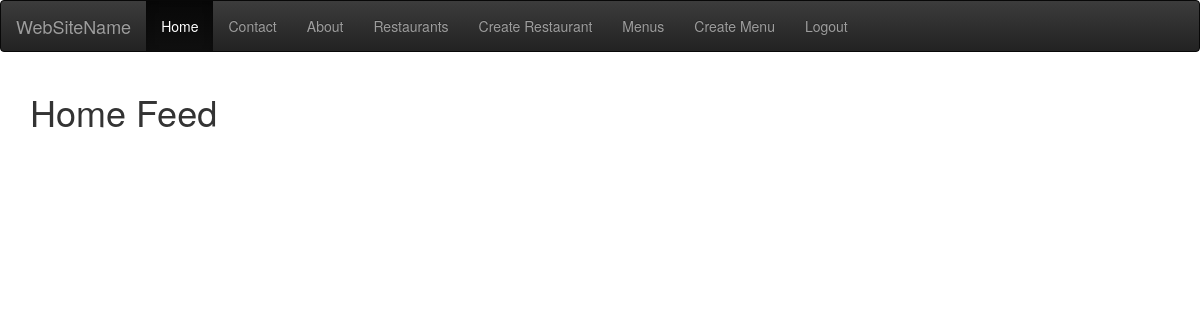
Page / (signed in) on the earlier database version.
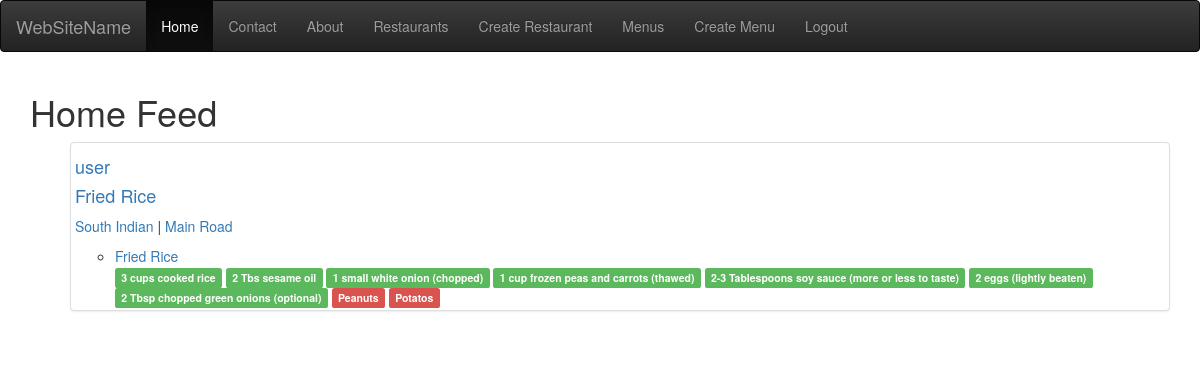
Same page on the later database version.
### menus/models.py (models this page shows, shortened)
class Item(models.Model):
    user = models.ForeignKey(settings.AUTH_USER_MODEL)
    restaurant = models.ForeignKey(RestaurantLocation)
    name = models.CharField(max_length=120)
    contents = models.TextField(help_text='separate each item by comma')
    excludes = models.TextField(blank=True, null=True, help_text='separate each item by comma')
    public = models.BooleanField(default=True)
    timestamp = models.DateTimeField(auto_now_add=True)
    updated = models.DateTimeField(auto_now=True)
    class Meta:
        ordering = ['-updated', '-timestamp']
    def get_contents(self):
        return self.contents.split(',')
    def get_excludes(self):
        return self.excludes.split(',')

### restaurants/models.py (models this page shows, shortened)
class RestaurantLocation(models.Model):
    owner = models.ForeignKey(User)
    name = models.CharField(max_length=120)
    location = models.CharField(max_length=120, null=True, blank=True)
    category = models.CharField(max_length=120, null=True, blank=True)
    timestamp = models.DateTimeField(auto_now_add=True)
    updated = models.DateTimeField(auto_now=True)
    slug = models.SlugField(null=True, blank=True)
    objects = RestaurantLocationManager()

### menus/views.py (the view)
# urls.py: url(r'^$', HomeView.as_view(), name='home'),
class HomeView(View):
    def get(self, request, *args, **kwargs):
        if not request.user.is_authenticated():
            return render(request, 'home.html', {})
        user = request.user
        is_following_user_ids = [follower.user.id for follower in user.is_following.all()]
        qs = Item.objects.filter(user__id__in=is_following_user_ids, public=True).order_by("-updated")[:3 ]
        return render(request, 'menus/home_feed.html', {'object_list': qs})

### menus/templates/menus/home_feed.html (shortened to what this page needs)
{% extends 'base.html' %}
{% block content %}
    <h1>Home Feed</h1>
    <ol>
        {% for object in object_list %}
            <div class="row">
                <div class="col-sm-12">
                    <div class="thumbnail">
                        <div class="h4"><a
                                href="{% url 'profiles:detail' username=object.user.username %}">{{ object.user.username }}</a>
                        </div>
                        <div class="h4"><a href="{%  url 'profiles:detail' username=object.user.username %}?q={{ object.name }}">{{ object.name }}</a></div>
                        <p><a href="{%  url 'profiles:detail' username=object.user.username %}?q={{ object.restaurant.category }}">{{ object.restaurant.category }}</a> | <a href="{%  url 'profiles:detail' username=object.user.username %}?q={{ object.restaurant.location }}">{{ object.restaurant.location }}</a></p>
                        <ul>
                            <li><a href="{%  url 'profiles:detail' username=object.user.username %}?q={{ object.name }}">{{ object.name }}</a></li>
                            {% for ing in object.get_contents %}
                                <a href="{%  url 'profiles:detail' username=object.user.username %}?q={{ ing }}"><span
                                        class="label label-success">{{ ing }}</span></a>
                            {% endfor %}
                            {% for ing in object.get_excludes %}
                                <a href="{%  url 'profiles:detail' username=object.user.username %}?q={{ ing }}"><span
                                        class="label label-danger">{{ ing }}</span></a>
                            {% endfor %}
                        </ul>
                    </div>
                </div>
            </div>
        {% endfor %}
    </ol>
{% endblock content %}

Differences in the rows shown:
now on this page (row edited): Item: user.username "user", name "Fried Rice", restaurant.category "South Indian", restaurant.location "Main Road", get_contents "3 cups cooked rice" "2 Tbs sesame oil" "1 small white onion (chopped)" "1 cup frozen peas and carrots (thawed)" "2-3 Tablespoons soy sauce (more or less to taste)" "2 eggs (lightly beaten)" "2 Tbsp chopped green onions (optional)", get_excludes "Peanuts" "Potatos"
